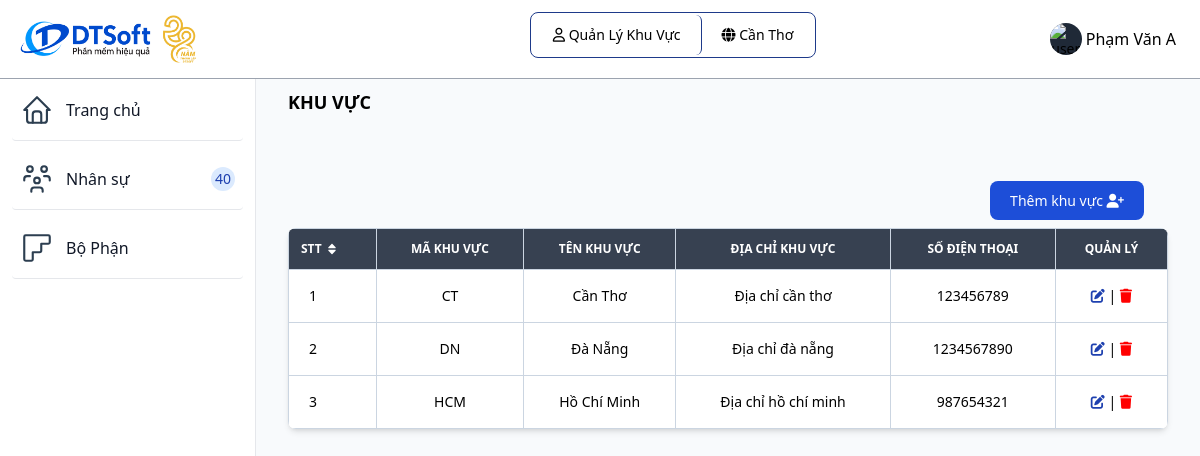
The app's page /khuvuc.php (signed in) with its own data.
### tables this page shows
CREATE TABLE `vaitro` (
  `id_vaitro` varchar(10) NOT NULL,
  `tenvaitro` varchar(255) NOT NULL,
  `mota` varchar(255) NOT NULL
);

CREATE TABLE `khuvuc` (
  `id_khuvuc` varchar(10) NOT NULL,
  `tenkhuvuc` varchar(255) NOT NULL,
  `diachi` varchar(255) NOT NULL,
  `sdt` int(20) NOT NULL
);

### khuvuc.php (the view, shortened to what this page needs)
<?php
include "inc/header.php";
include "db/database.php";
$sql = "SELECT * FROM khuvuc";
$query = mysqli_query($ketnoi, $sql);
?>
<div class="p-4 sm:ml-64">
  <div class="p-4 mt-14">
    <div class="mb-4 font-bold text-lg uppercase">Khu vực</div>
    <div class="p-4 mt-14 grid">
      <div class="justify-self-end">
        <a href="themkhuvuc.php" class="text-white bg-blue-700 hover:bg-blue-800 focus:ring-4 focus:ring-blue-300 font-medium rounded-lg text-sm px-5 py-2.5 mr-2 mb-2 dark:bg-blue-600 dark:hover:bg-blue-700 focus:outline-none dark:focus:ring-blue-800">
          Thêm khu vực <i class="fa-solid fa-user-plus"></i>
        </a>
      </div>
    </div>
    <div class="mb-4">
      <div class="relative overflow-x-auto shadow-md sm:rounded-lg">
        <table class="w-full text-sm text-gray-500 dark:text-gray-400">
          <thead class="text-xs text-white uppercase bg-gray-700">
            <tr>
              <th class="px-3 py-3 border border-slate-300">
                <div class="flex items-center">
                  STT
                  <a href="#"></a>
                </div>
              </th>
              <th class="px-3 py-3 border border-slate-300">
                Mã khu vực
              </th>
              <th class="px-3 py-3 border border-slate-300">
                Tên khu vực
              </th>
              <th class="px-3 py-3 border border-slate-300">
                Địa chỉ khu vực
              </th>
              <th class="px-3 py-3 border border-slate-300">
                Số điện thoại
              </th>
              <th class="px-3 py-3 border border-slate-300">
                QUẢN LÝ
              </th>
            </tr>
          </thead>
          <tbody class="text-black text-center">
            <?php
            $i = 0;
            while ($row = mysqli_fetch_array($query)) {
              $i++;
            ?>
              <tr class="bg-white border-b dark:border-gray-700 hover:bg-gray-50">
                <td class="px-5 text-left border border-slate-300"><?php echo $i ?></td>
                <td class="text-center font-medium border border-slate-300"><?php echo $row['id_khuvuc'] ?></td>
                <td scope="row" class="px-3 py-4 font-medium whitespace-nowrap border border-slate-300">
                  <?php echo $row['tenkhuvuc'] ?>
                </td>
                <td class="px-3 py-4 font-medium whitespace-nowrap border border-slate-300">
                  <?php echo $row['diachi'] ?>
                </td>
                <td class="px-3 py-4 font-medium whitespace-nowrap border border-slate-300">
                  <?php echo $row['sdt'] ?>
                </td>
                <td class="px-3 py-4 font-medium whitespace-nowrap border border-slate-300 text-center">
                  <a class="text-blue-800" href="chinhsuakhuvuc.php?action=sua&idkhuvuc=<?php echo $row['id_khuvuc']  ?>">
                    <i class="fa-solid fa-pen-to-square"></i>
                  </a> |
                  <a href="xoakhuvuc.php?action=xoa&idkhuvuc=<?php echo $row['id_khuvuc']  ?>">
                      <i class="fa-solid fa-trash" style="color: red;"></i>
                    </a>
                </td>
              </tr>
            <?php
            }
            ?>
          </tbody>
        </table>
      </div>
    </div>
  </div>
</div>
</body>
</html>

### inc/header.php (shortened to what this page needs)
<?php
 include_once('db/connect.php');
?>
<!DOCTYPE html>
<html lang="en">
<head>
	<link href="https://unpkg.com/tailwindcss@2.2.19/dist/tailwind.min.css" rel=" stylesheet">
  <link rel="stylesheet" href="https://cdnjs.cloudflare.com/ajax/libs/font-awesome/6.4.0/css/all.min.css">
	<link href="https://cdn.datatables.net/1.10.19/css/jquery.dataTables.min.css" rel="stylesheet">
	<link href="https://cdn.datatables.net/responsive/2.2.3/css/responsive.dataTables.min.css" rel="stylesheet">
  <script src="https://cdn.tailwindcss.com"></script>
</head>
<body class="g-sidenav-show bg-slate-50" id="draggable">
  <nav class="fixed top-0 z-50 w-full bg-white border-b border-gray-400 dark:border-gray-100 text-black">
        <div class="px-3 py-3 lg:px-5 lg:pl-3">
          <div class="flex items-center justify-between">
            <div class="flex items-center justify-start">
              <a href="index.php" class="flex ml-2 md:mr-24">
                <img src="assets/img/logo.jpg" class="h-12 mr-3" alt="FlowBite Logo" />
              </a>
            </div>
	    <div class="divToHide flex items-center justify-start relative inline-flex items-center p-0.5 mb-2 mr-2 text-sm font-medium rounded-lg border border-blue-900">
              <span class="relative px-5 py-2.5 bg-white rounded-md border-r border-blue-900">
                <i class="fa-regular fa-user"></i>
                  <?php
                    $sql = "SELECT tenvaitro from vaitro where id_vaitro = '" . $_SESSION['id_vaitro'] ."'";
                    $result = mysqli_query($connect, $sql);
                    $row = mysqli_fetch_array($result);
                    echo $row['tenvaitro'];
                  ?>
              </span>
              <?php
              if ($_SESSION['id_vaitro'] != 'QTHT'){
              ?>
              <span class="relative px-5 py-2.5 bg-white rounded-md">
                  <i class="fa-solid fa-globe"></i>
                  <?php
                    $sql = "SELECT tenkhuvuc from khuvuc where id_khuvuc = '" . $_SESSION['id_khuvuc'] ."'";
                    $result = mysqli_query($connect, $sql);
                    $row = mysqli_fetch_array($result);
                    echo $row['tenkhuvuc'];
                  ?>
              </span>
              <?php
              }
              ?>
            </div>
            <div class="flex items-center divToHide">
                <div class="flex items-center ml-3">
                  <div class="flex">
                    <button type="button" class="flex text-sm bg-gray-800 rounded-full focus:ring-4 focus:ring-gray-300 dark:focus:ring-gray-600" aria-expanded="false" data-dropdown-toggle="dropdown-user">
                      <img class="w-8 h-8 rounded-full" src="https://flowbite.com/docs/images/people/profile-picture-5.jpg" alt="user photo">
                    </button>
                    <span class="text-black p-1 cursor-pointer" data-dropdown-toggle="dropdown-user"><?php echo $_SESSION['tennguoidung']; ?></span>
                  </div>
                </div>
              </div>
          </div>
        </div>
      </nav>
      <aside id="logo-sidebar" class="fixed top-0 left-0 z-40 w-64 h-screen pt-20 transition-transform -translate-x-full bg-white border-r border-gray-200 sm:translate-x-0 dark:border-gray-100
      h-96 overflow-y-scroll scrollbar-thick scrollbar-thumb-blue-500 scrollbar-track-blue-100
      " aria-label="Sidebar">
         <div class="h-full px-3 pb-4 overflow-y-auto bg-white">
            <ul class="space-y-2 font-medium">
               <li class="border-b rounded">
                  <a href="index.php" class="flex items-center p-2 text-gray-900 rounded-lg dark:text-black hover:bg-gray-100 dark:hover:bg-gray-200">
                     <span class="ml-3">Trang chủ</span>
                  </a>
               </li>
               <?php if($_SESSION['id_vaitro'] == 'QLKV' || $_SESSION['id_vaitro'] == 'QLBP') { ?>
               <li class="border-b rounded">
                  <a href="nhanvien.php" class="flex items-center p-2 text-gray-900 rounded-lg dark:text-black hover:bg-gray-100 dark:hover:bg-gray-200">
                     <span class="flex-1 ml-3 whitespace-nowrap">Nhân sự</span>
                     <span class="inline-flex items-center justify-center w-3 h-3 p-3 ml-3 text-sm font-medium text-blue-800 bg-blue-100 rounded-full dark:bg-blue-700 dark:text-white">40</span>
                  </a>
               </li>
                <?php } ?>
              <?php if($_SESSION['id_vaitro'] == 'QLKV') { ?>
               <li class="border-b rounded">
                  <a href="bophan.php" class="flex items-center p-2 text-gray-900 rounded-lg dark:text-black hover:bg-gray-100 dark:hover:bg-gray-200">
                    <span class="flex-1 ml-3 whitespace-nowrap">Bộ Phận</span>
                  </a>
               </li>
               <?php } ?>
            </ul>
         </div>
      </aside>

### records on screen
vaitro: tenvaitro "Quản Lý Khu Vực"
khuvuc: tenkhuvuc "Cần Thơ", id_khuvuc "CT", diachi "Địa chỉ cần thơ", sdt "123456789"
khuvuc: id_khuvuc "DN", tenkhuvuc "Đà Nẵng", diachi "Địa chỉ đà nẵng", sdt "1234567890"
khuvuc: id_khuvuc "HCM", tenkhuvuc "Hồ Chí Minh", diachi "Địa chỉ hồ chí minh", sdt "987654321"

### other values on screen
$_SESSION['tennguoidung'] "Phạm Văn A"
